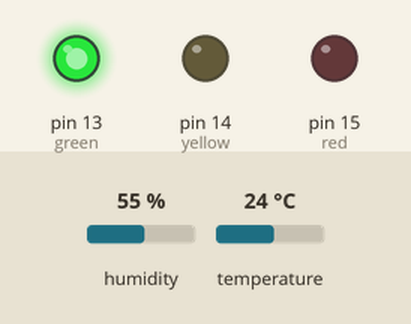
Bench run of a program on a simulated MicroPython board. Shown: output pins drawn as LEDs (lit = HIGH). Inputs (shaded band) come from the test bench; at power-on: humidity 55 %, temperature 24 °C. The clock reads 2024-03-15 10:24:30 at power-on unless the program sets it; what the program prints to the serial console is not drawn.

Above: at 1.2 s.
1.3 s: humidity set to 79 %
4.0 s: humidity set to 82 %
At 5.4 s:
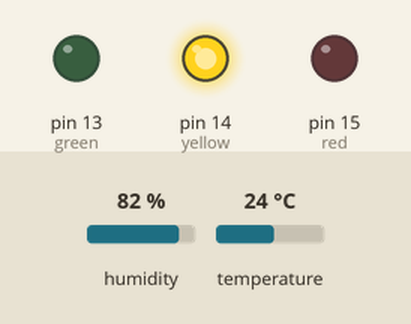
6.7 s: temperature set to 29.7 °C
9.4 s: temperature set to 30.9 °C
At 11.3 s:
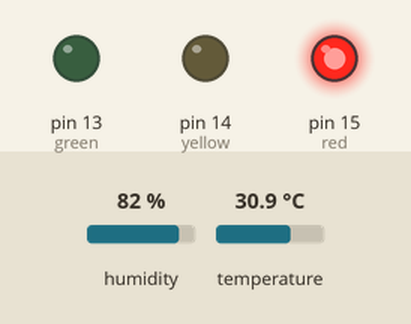
12.1 s: temperature set to 12 °C
At 12.5 s:
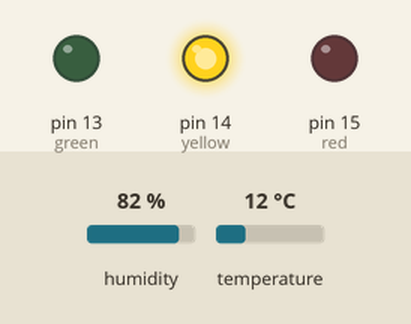
14.8 s: humidity set to 22 %
At 17.2 s:
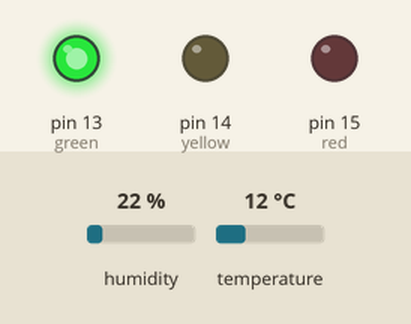
Timing chart, 0 to 18.7 s (numbered marks = the images above; inputs shaded):
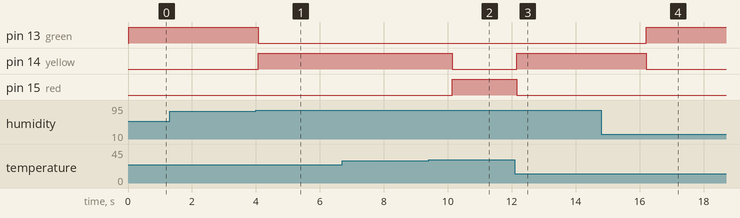

The program:

main.py
```python
from machine import Pin
import dht
import time

sensor = dht.DHT22(Pin(16))
red = Pin(15, Pin.OUT)
yellow = Pin(14, Pin.OUT)
green = Pin(13, Pin.OUT)

while True:
    try:
        sensor.measure()
        temp = sensor.temperature()
        hum = sensor.humidity()

        t = time.localtime()
        ts = f'{t[3]:02d}:{t[4]:02d}:{t[5]:02d}'
        print(f'[{ts}] Temp: {temp:.1f}C | Hum: {hum:.1f}%', end="")

        if temp > 30:
            red.value(1); yellow.value(0); green.value(0)
            print('  >> CẢNH BÁO: NHIỆT ĐỘ CAO!')
        elif hum > 80:
            red.value(0); yellow.value(1); green.value(0)
            print('  >> CẢNH BÁO: ĐỘ ẨM CAO!')
        else:
            red.value(0); yellow.value(0); green.value(1)
            print('  Bình thường.')

    except Exception as e:
        print(f'\nLoi: {e}')

    time.sleep(2)
```

Measured:
- the behaviour switches between 80 and 81 % on humidity (found by bisection; images 0 and 1)
- the behaviour switches between 30 and 30.1 °C on temperature (found by bisection; images 1 and 2)
- after the input at 1.3 s, every drawn part: stays the same
- after the input at 4.0 s, pin 13 (green): HIGH → LOW after 0.07 s; pin 14 (yellow): LOW → HIGH after 0.07 s
- after the input at 6.7 s, every drawn part: stays the same
- after the input at 9.4 s, pin 14 (yellow): HIGH → LOW after 0.74 s; pin 15 (red): LOW → HIGH after 0.74 s
- after the input at 12.1 s, pin 14 (yellow): LOW → HIGH after 0.06 s; pin 15 (red): HIGH → LOW after 0.06 s
- after the input at 14.8 s, pin 13 (green): LOW → HIGH after 1.4 s; pin 14 (yellow): HIGH → LOW after 1.4 s
